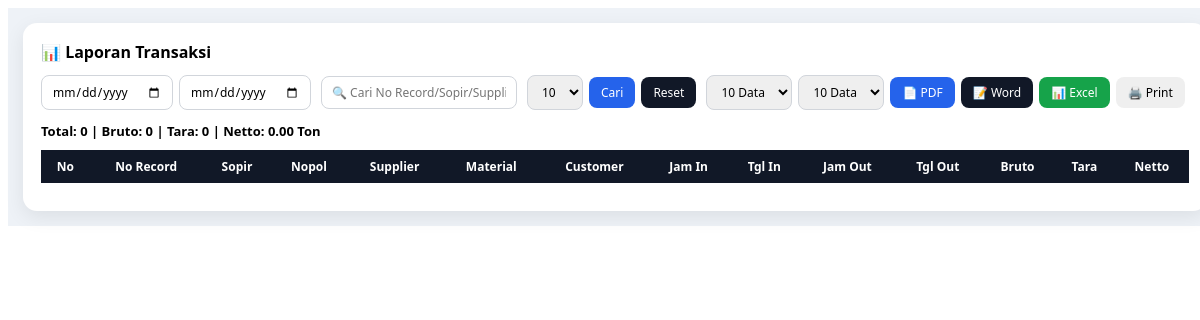
Before: /Dasboard/sidebar/Laporan.php (signed in) with the older database file.
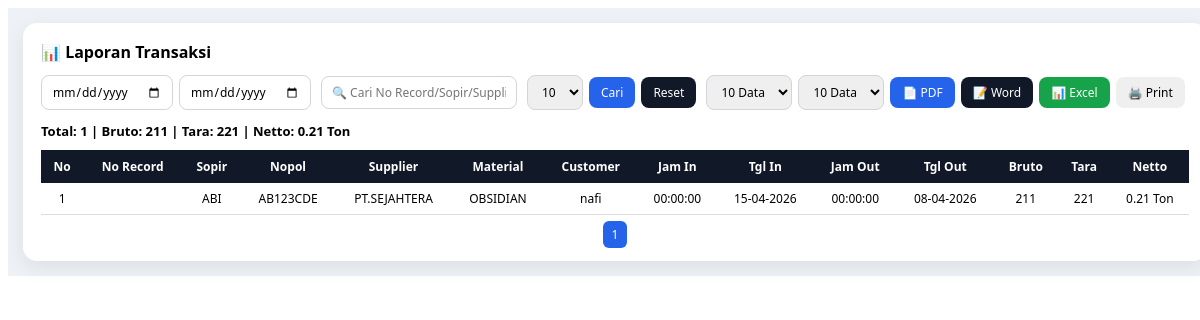
After: the same page with the newer database file.
### tables this page shows
CREATE TABLE `transaksi` (
  `id_transaksi` int(11) NOT NULL,
  `no_record` varchar(50) NOT NULL,
  `id_kendaraan` int(11) NOT NULL,
  `id_supplier` int(11) NOT NULL,
  `id_material` int(11) NOT NULL,
  `id_customers` int(11) NOT NULL,
  `id_in` int(11) NOT NULL,
  `id_out` int(11) NOT NULL,
  `bruto` decimal(10,2) DEFAULT NULL,
  `tara` decimal(10,2) DEFAULT NULL,
  `netto` decimal(10,2) DEFAULT NULL
);

### Dasboard/sidebar/Laporan.php (the view, shortened to what this page needs)
<?php
require_once __DIR__ . '/../../config.php';
$dari   = $_GET['dari'] ?? '';
$sampai = $_GET['sampai'] ?? '';
$search = $_GET['search'] ?? '';
$page   = max(1, (int)($_GET['page'] ?? 1));
$limit  = max(1, min(100, (int)($_GET['limit'] ?? 10)));
$offset = ($page - 1) * $limit;
$sql = "
SELECT
t.id_transaksi,
t.no_record,
IFNULL(k.Sopir,'-') as Sopir,
IFNULL(k.Nopol,'-') as Nopol,
IFNULL(s.Nama_Supplier,'-') as Nama_Supplier,
IFNULL(m.Material,'-') as Material,
IFNULL(c.Customers,'-') as Customers,
DATE_FORMAT(wi.tanggal_in,'%d-%m-%Y') as tgl_in,
TIME(wi.tanggal_in) as jam_in,
DATE_FORMAT(wo.tanggal_out,'%d-%m-%Y') as tgl_out,
TIME(wo.tanggal_out) as jam_out,
IFNULL(t.bruto,0) as bruto,
IFNULL(t.tara,0) as tara,
IFNULL(t.netto,0) as netto
FROM transaksi t
LEFT JOIN waktu_in wi ON t.id_in = wi.id_in
LEFT JOIN waktu_out wo ON t.id_out = wo.id_out
LEFT JOIN kendaraan k ON t.id_kendaraan = k.id_Kendaraan
LEFT JOIN supplier s ON t.id_supplier = s.id_Supplier
LEFT JOIN material m ON t.id_material = m.id_Material
LEFT JOIN customers c ON t.id_customers = c.id_Customers
WHERE 1=1
";
$sql .= " ORDER BY t.id_transaksi DESC LIMIT :limit OFFSET :offset";
$stmt = $pdo->prepare($sql);
$stmt->bindValue(':limit', $limit, PDO::PARAM_INT);
$stmt->bindValue(':offset', $offset, PDO::PARAM_INT);
$stmt->execute();
$data = $stmt->fetchAll(PDO::FETCH_ASSOC);
$total_sql = "SELECT COUNT(*) FROM transaksi t
LEFT JOIN waktu_in wi ON t.id_in=wi.id_in
LEFT JOIN waktu_out wo ON t.id_out=wo.id_out
LEFT JOIN kendaraan k ON t.id_kendaraan=k.id_Kendaraan
LEFT JOIN supplier s ON t.id_supplier=s.id_Supplier
LEFT JOIN material m ON t.id_material=m.id_Material
LEFT JOIN customers c ON t.id_customers=c.id_Customers
WHERE 1=1";
$total_stmt = $pdo->prepare($total_sql);
$total_stmt->execute();
$total = $total_stmt->fetchColumn();
$totalPages = ceil($total / $limit);
$sum_sql = "SELECT
SUM(t.bruto) as b,
SUM(t.tara) as t,
SUM(t.netto) as n
FROM transaksi t
LEFT JOIN waktu_in wi ON t.id_in = wi.id_in
LEFT JOIN waktu_out wo ON t.id_out = wo.id_out
LEFT JOIN kendaraan k ON t.id_kendaraan = k.id_Kendaraan
LEFT JOIN supplier s ON t.id_supplier = s.id_Supplier
LEFT JOIN material m ON t.id_material = m.id_Material
LEFT JOIN customers c ON t.id_customers = c.id_Customers
WHERE 1=1";
$sum_stmt = $pdo->prepare($sum_sql);
$sum_stmt->execute();
$totals = $sum_stmt->fetch(PDO::FETCH_ASSOC) ?: ['b' => 0, 't' => 0, 'n' => 0];
?>
<!DOCTYPE html>
<html>
<head>
</head>
<body>
<div class="wrapper">
<div class="card">
<h3>📊 Laporan Transaksi</h3>
<div class="filter-bar">
<div class="filter-group">
<input type="date" id="dari" value="<?= $dari ?>">
<input type="date" id="sampai" value="<?= $sampai ?>">
</div>
<div class="filter-group">
<input type="text" id="search" placeholder="🔍 Cari No Record/Sopir/Supplier..." value="<?= $search ?>" oninput="debounceSearch()">
</div>
<div class="filter-group">
<select id="limit">
<option value="10">10</option>
</select>
<button class="btn primary" onclick="loadTable()">Cari</button>
<button class="btn dark" onclick="resetFilter()">Reset</button>
</div>
<div class="filter-group">
<select id="export_limit">
<option value="10">10 Data</option>
</select>
<select id="print_limit">
<option value="10">10 Data</option>
</select>
<button class="btn primary" onclick="exportPDF()">📄 PDF</button>
<button class="btn dark" onclick="exportWord()">📝 Word</button>
<button class="btn success" onclick="exportExcel()">📊 Excel</button>
<button class="btn" onclick="printData()">🖨️ Print</button>
</div>
</div>
<p class="summary">
Total: <?= $total ?> |
Bruto: <?= number_format($totals['b']) ?> |
Tara: <?= number_format($totals['t']) ?> |
Netto: <?= number_format($totals['n']/1000,2) ?> Ton
</p>
<table>
<thead>
<tr>
<th>No</th><th>No Record</th><th>Sopir</th><th>Nopol</th>
<th>Supplier</th><th>Material</th><th>Customer</th>
<th>Jam In</th><th>Tgl In</th>
<th>Jam Out</th><th>Tgl Out</th>
<th>Bruto</th><th>Tara</th><th>Netto</th>
</tr>
</thead>
<tbody id="tbody">
<?php $no=$offset+1; foreach($data as $d): ?>
<tr>
<td><?= $no++ ?></td>
<td><?= $d['no_record'] ?></td>
<td><?= $d['Sopir'] ?></td>
<td><?= $d['Nopol'] ?></td>
<td><?= $d['Nama_Supplier'] ?></td>
<td><?= $d['Material'] ?></td>
<td><?= $d['Customers'] ?></td>
<td><?= $d['jam_in'] ?></td>
<td><?= $d['tgl_in'] ?></td>
<td><?= $d['jam_out'] ?></td>
<td><?= $d['tgl_out'] ?></td>
<td><?= number_format($d['bruto']) ?></td>
<td><?= number_format($d['tara']) ?></td>
<td><?= number_format($d['netto']/1000,2) ?> Ton</td>
</tr>
<?php endforeach; ?>
</tbody>
</table>
<div class="pagination">
<?php for($i=1;$i<=$totalPages;$i++): ?>
<a href="javascript:void(0)" onclick="loadTable(<?= $i ?>)" class="<?= $page==$i?'active':'' ?>">
<?= $i ?>
</a>
<?php endfor; ?>
</div>
</div>
</div>
</body>
</html>

Changed rows visible on the page:
added transaksi: Sopir "ABI", Nopol "AB123CDE", Nama_Supplier "PT.SEJAHTERA", Material "OBSIDIAN", Customers "nafi", jam_in "00:00:00", tgl_in "15-04-2026", jam_out "00:00:00", tgl_out "08-04-2026", bruto "211", tara "221", netto "0.21"
Other visible differences:
$total: "0" → "1"
$totals['b']: "0" → "211"
$totals['t']: "0" → "221"
$totals['n']/1000: "0.00" → "0.21"
new list line: "1"
